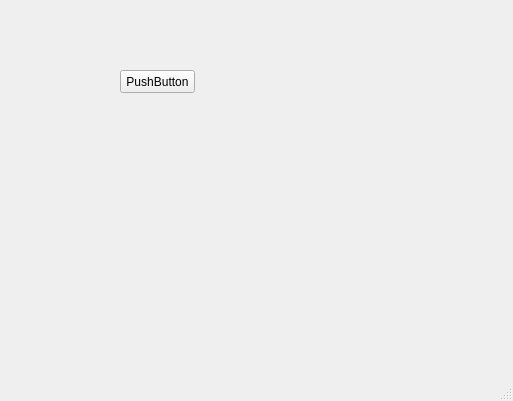
<?xml version="1.0" encoding="UTF-8"?>
<ui version="4.0">
 <class>MainWindow</class>
 <widget class="QMainWindow" name="MainWindow">
  <property name="geometry">
   <rect>
    <x>0</x>
    <y>0</y>
    <width>513</width>
    <height>401</height>
   </rect>
  </property>
  <property name="windowTitle">
   <string>MainWindow</string>
  </property>
  <widget class="QWidget" name="centralwidget">
   <widget class="QPushButton" name="Button">
    <property name="geometry">
     <rect>
      <x>120</x>
      <y>70</y>
      <width>75</width>
      <height>23</height>
     </rect>
    </property>
    <property name="text">
     <string>PushButton</string>
    </property>
   </widget>
  </widget>
  <widget class="QMenuBar" name="menubar">
   <property name="geometry">
    <rect>
     <x>0</x>
     <y>0</y>
     <width>513</width>
     <height>21</height>
    </rect>
   </property>
  </widget>
  <widget class="QStatusBar" name="statusbar"/>
 </widget>
 <resources/>
 <connections/>
</ui>
